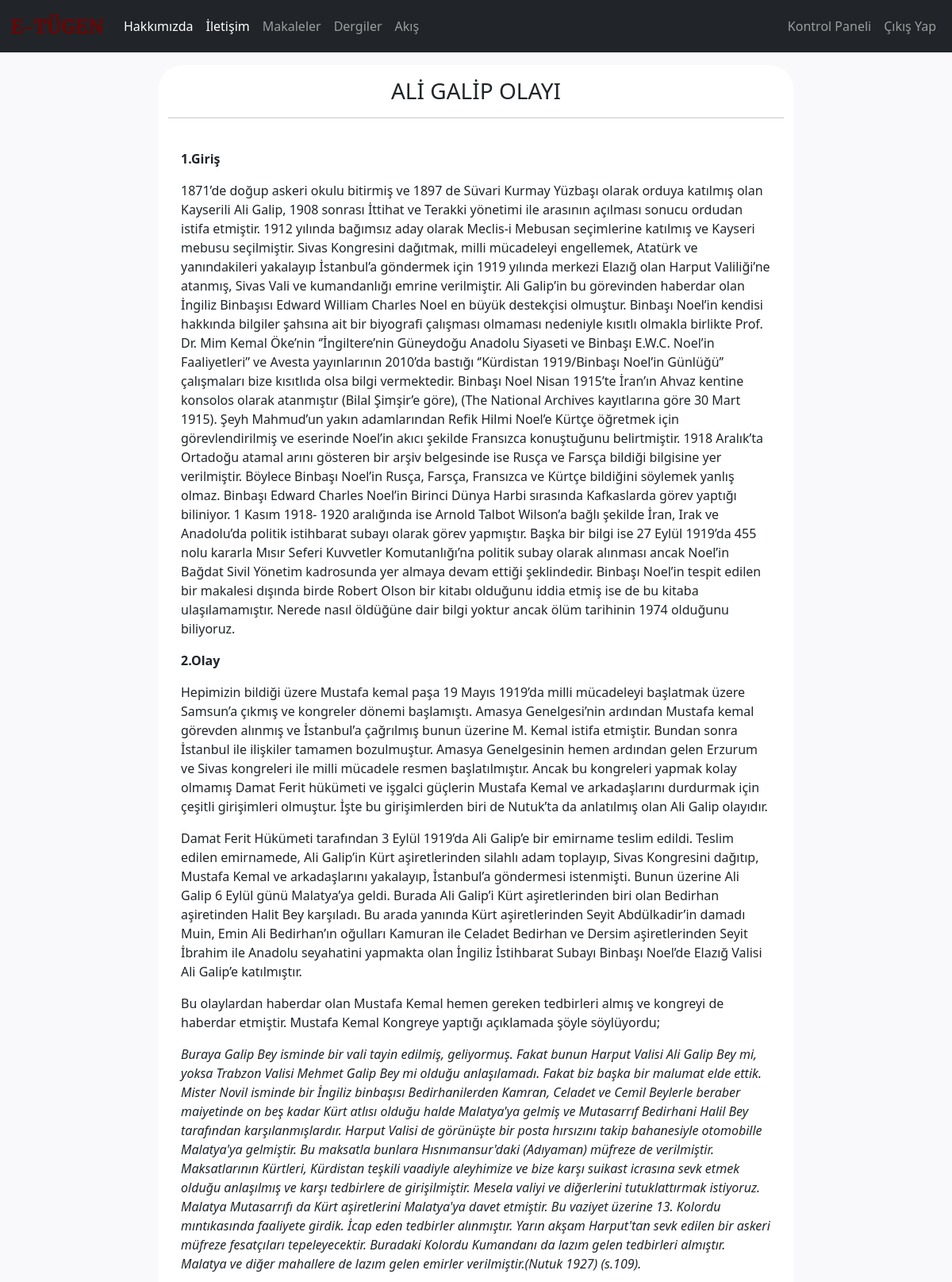
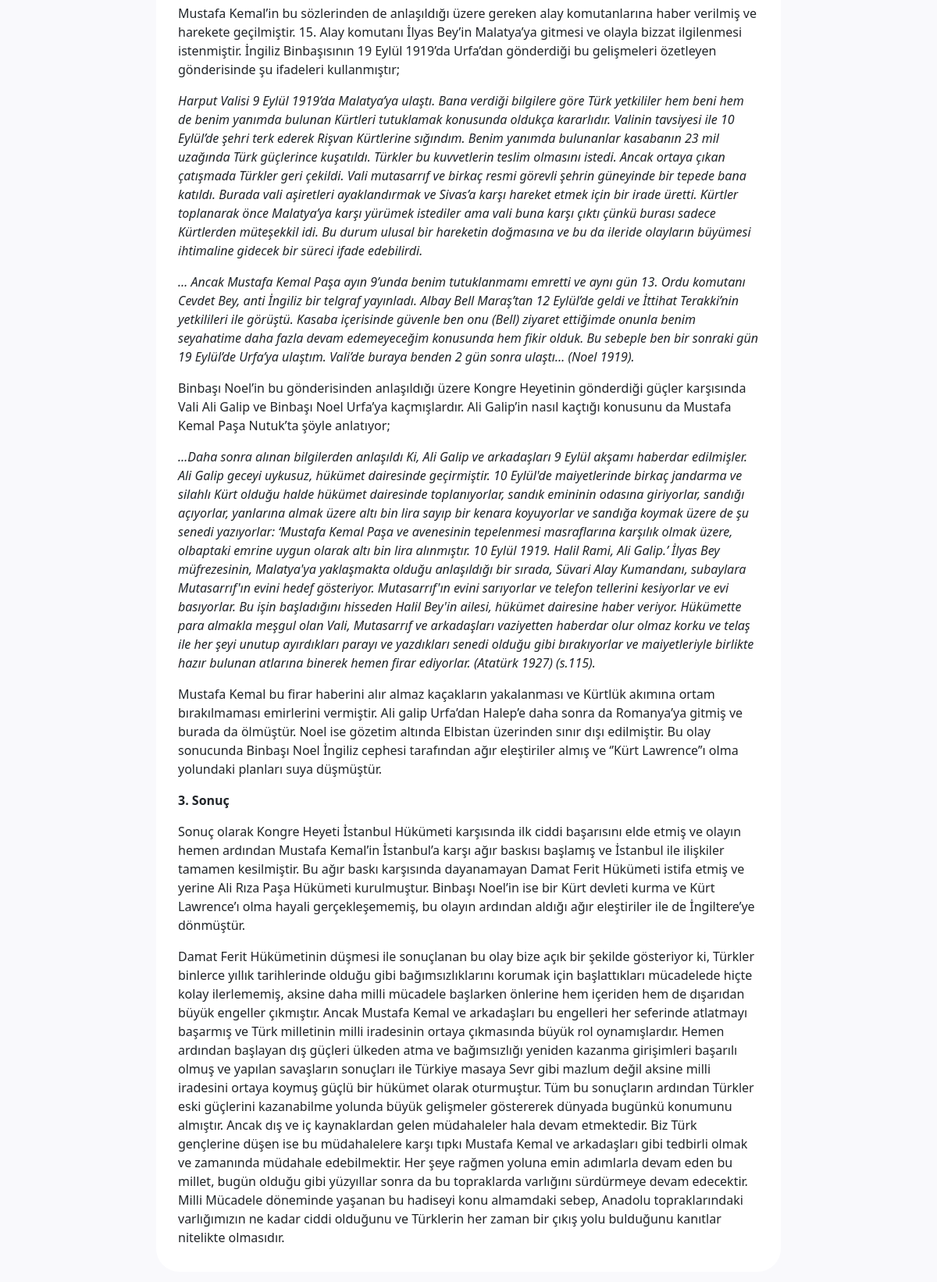
/posts/posts/14 (signed in, upper part), run on the app's committed database (2 pictures, top to bottom).
### posts/models.py (models this page shows, shortened)
class Post(models.Model):
    author = models.ForeignKey("auth.User",on_delete= models.CASCADE,verbose_name = "Paylaşan")
    yazar = models.CharField(max_length=25,verbose_name= "Yazar İsmi",blank=True,null=True)
    date = models.DateField(verbose_name= "Yazım Tarihi",blank=True,null=True)
    source = RichTextField(verbose_name = "Kaynakça",default="")
    imageOne = models.ImageField(blank=True,null=True, verbose_name = "Ek 1")
    descriptionOne = models.CharField(max_length=400, verbose_name="Ek 1 Açıklama",blank = True, null=True)
    imageTwo = models.ImageField(blank=True,null=True, verbose_name = "Ek 2")
    descriptionTwo = models.CharField(max_length=400, verbose_name="Ek 2 Açıklama",blank = True, null=True)
    imageThree = models.ImageField(blank=True,null=True, verbose_name = "Ek 3")
    descriptionThree = models.CharField(max_length=400, verbose_name="Ek 3 Açıklama",blank = True, null=True)
    title = models.CharField(max_length=50, verbose_name="Başlık")
    content = RichTextField(verbose_name= "İçerik")
    created_date = models.DateTimeField(auto_now_add=True, verbose_name = "Oluşturulma Tarihi")

### posts/views.py (the view)
# urls.py: path("posts/<int:id>",views.detail,name = "detail"),
def detail(request,id):
    post = get_object_or_404(Post,id=id)
    return render(request,"postdetail.html",{"post":post})

### templates/postdetail.html (shortened to what this page needs)
{% extends "layout.html" %}
{% block body %}
<div class="row col-md-8 mx-auto mt-3" style = "background:white; border-radius:30px">
    <div class="mx-auto">
        <div class = "title mt-3">
            <h3 style = "text-align:center;">{{post.title}}</h3>
            <hr size="10">
        </div>
        <div class = "content p-3">
            {{post.content|safe}}
        </div>
    </div>
</div>
{% endblock body %}

### static/css/style.css (style rules this page uses)
body { background-color: #F9F9FC; }

### data on the page
Post: title "ALİ GALİP OLAYI", content "1.Giriş 1871’de doğup askeri okulu bitirmiş ve 1897 de Süvari Kurmay Yüzbaşı olarak orduya katılmış olan Kayserili Ali Galip, 1908 sonrası İttihat ve Terakki yönetimi ile arasının açılması sonucu ordudan istifa etmiştir. 1912 yılında bağımsız aday olarak Meclis-i Mebusan seçimlerine katılmış ve Kayseri mebusu seçilmiştir. Sivas Kongresini dağıtmak, milli mücadeleyi engellemek, Atatürk ve yanındakileri yakalayıp İstanbul’a göndermek için 1919 yılında merkezi Elazığ olan Harput Valiliği’ne atanmış, Sivas Vali ve kumandanlığı emrine verilmiştir. Ali Galip’in bu görevinden haberdar olan İngiliz Binbaşısı Edward William Charles Noel en büyük destekçisi olmuştur. Binbaşı Noel’in kendisi hakkında…"
